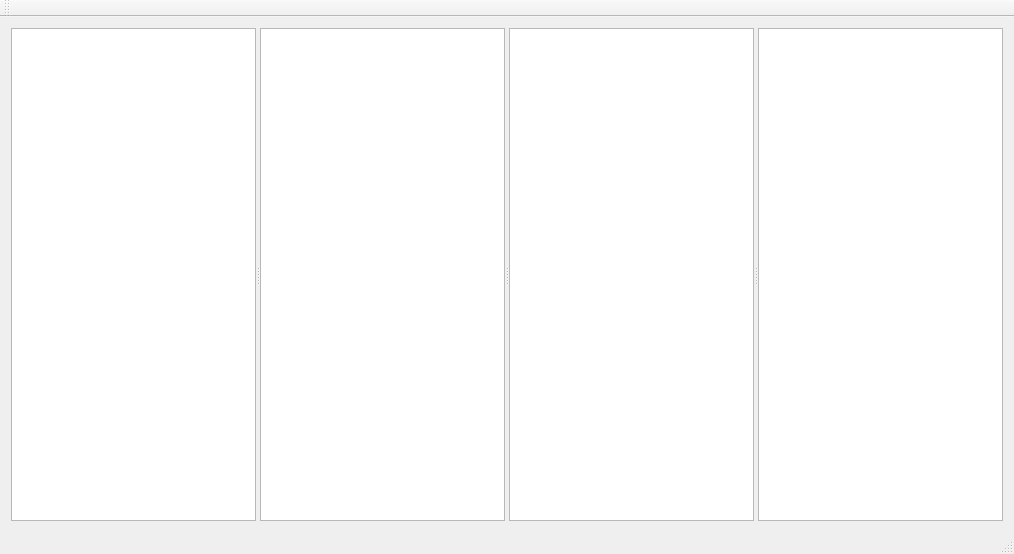
<?xml version="1.0" encoding="UTF-8"?>
<ui version="4.0">
 <class>MainWindow</class>
 <widget class="QMainWindow" name="MainWindow">
  <property name="geometry">
   <rect>
    <x>0</x>
    <y>0</y>
    <width>1014</width>
    <height>554</height>
   </rect>
  </property>
  <property name="windowTitle">
   <string>MainWindow</string>
  </property>
  <widget class="QWidget" name="centralWidget">
   <layout class="QGridLayout" name="gridLayout">
    <item row="0" column="0">
     <widget class="DFSplitter" name="splitter">
      <property name="orientation">
       <enum>Qt::Horizontal</enum>
      </property>
      <property name="childrenCollapsible">
       <bool>true</bool>
      </property>
      <widget class="QListView" name="listView"/>
      <widget class="QListView" name="listView_2"/>
      <widget class="QListView" name="listView_3"/>
      <widget class="QListView" name="listView_4"/>
     </widget>
    </item>
   </layout>
  </widget>
  <widget class="QMenuBar" name="menuBar">
   <property name="geometry">
    <rect>
     <x>0</x>
     <y>0</y>
     <width>1014</width>
     <height>22</height>
    </rect>
   </property>
  </widget>
  <widget class="QToolBar" name="mainToolBar">
   <attribute name="toolBarArea">
    <enum>TopToolBarArea</enum>
   </attribute>
   <attribute name="toolBarBreak">
    <bool>false</bool>
   </attribute>
  </widget>
  <widget class="QStatusBar" name="statusBar"/>
 </widget>
 <layoutdefault spacing="6" margin="11"/>
 <customwidgets>
  <customwidget>
   <class>DFSplitter</class>
   <extends>QSplitter</extends>
   <header>dfsplitter.h</header>
   <container>1</container>
  </customwidget>
 </customwidgets>
 <resources/>
 <connections/>
</ui>
